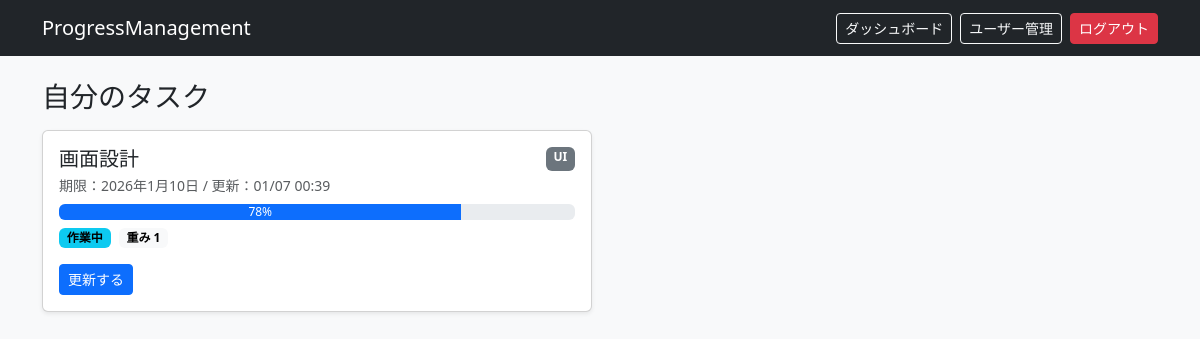
/me/ (signed in), run on the app's committed database.
### tracker/models.py (models this page shows, shortened)
class Task(models.Model):
    class Status(models.TextChoices):
        TODO = "TODO", "未着手"
        DOING = "DOING", "作業中"
        DONE = "DONE", "完了"
    title = models.CharField(max_length=200)
    owner = models.ForeignKey(User, on_delete=models.CASCADE, related_name="tasks")
    role = models.CharField(max_length=50, blank=True)  # UI/DB/API など任意
    due_date = models.DateField(null=True, blank=True)
    points = models.PositiveSmallIntegerField(default=1)  # 重み(1〜5とか)
    status = models.CharField(max_length=10, choices=Status.choices, default=Status.TODO)
    progress = models.PositiveSmallIntegerField(
        default=0,
        validators=[MinValueValidator(0), MaxValueValidator(100)],
    )
    memo_today = models.CharField(max_length=200, blank=True)
    memo_next = models.CharField(max_length=200, blank=True)
    updated_at = models.DateTimeField(auto_now=True)
    created_at = models.DateTimeField(auto_now_add=True)

### tracker/views.py (the view)
# urls.py: path("me/", views.my_tasks, name="my_tasks"),
@login_required
def my_tasks(request):
    tasks = Task.objects.filter(owner=request.user).order_by("due_date", "-updated_at")
    return render(request, "tracker/my_tasks.html", {"tasks": tasks})

### templates/tracker/my_tasks.html
{% extends "base.html" %}
{% block content %}
<h3 class="mb-3">自分のタスク</h3>
{% if tasks %}
  <div class="row g-3">
    {% for t in tasks %}
      <div class="col-12 col-lg-6">
        <div class="card shadow-sm">
          <div class="card-body">
            <div class="d-flex justify-content-between">
              <h5 class="m-0">{{ t.title }}</h5>
              <span class="badge text-bg-secondary">{{ t.role|default:"-" }}</span>
            </div>
            <div class="small text-muted mt-1">
              期限：{{ t.due_date|default:"-" }} / 更新：{{ t.updated_at|date:"m/d H:i" }}
            </div>
            <div class="progress my-2">
              <div class="progress-bar" style="width: {{ t.progress }}%">{{ t.progress }}%</div>
            </div>
            <div class="d-flex gap-2">
              <span class="badge text-bg-info">{{ t.get_status_display }}</span>
              <span class="badge text-bg-light">重み {{ t.points }}</span>
            </div>
            <div class="mt-3">
              <a class="btn btn-primary btn-sm" href="{% url 'update_task' t.id %}">更新する</a>
            </div>
          </div>
        </div>
      </div>
    {% endfor %}
  </div>
{% else %}
  <div class="alert alert-secondary">タスクが割り当てられていません。</div>
{% endif %}
{% endblock %}

### data on the page
Task: title "画面設計", role "UI", due_date "2026年1月10日", updated_at "01/07 00:39", progress "78", status "作業中", points "1"
